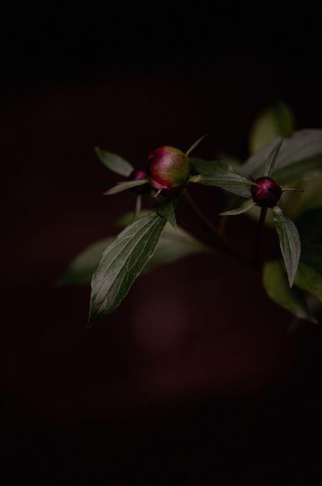
%> input picture img_in/flower.png, 322 x 486 px
$ octave frequencySmoothingTest.m   (GNU Octave 9; MATLAB toolbox functions it lacks are replaced by stand-ins)
%> lines starting %> are read from the running program, lines starting %| are printed output that depends on the picture
### functions/programs/image_smoothing_frequency.m
function [image_result, meshArrays] =  image_smoothing_frequency(img, frequencyType, cutoffFrequency, n, gammaL, gammaH)
    % frequencyType = ['ILPF', 'GLPF', 'BLPF', 'IHPF', 'GHPF', 'BHPF', 'Homomorphic']
    addpath('functions\utils');

    img = im2double(img); % Konversi ke double
    [M, N, numChannels] = size(img); % Mencari ukuran dan jumlah channels dalam gambar

    % Step 1: Mendefinisikan padding parameters (P = 2M and Q = 2N)
    P = 2 * M;
    Q = 2 * N;

    % Inisialisasi padded image
    if numChannels == 1
        % For grayscale images
        pad = padarray(img, [M N], 0, 'post');
    else
        % Untuk gambar RGB, pad setiap chanel warna secara terpisah
        pad = zeros(P, Q, 3);
        for c = 1:3
            pad(:,:,c) = padarray(img(:,:,c), [M N], 0, 'post');
        end
    end

    % Step 2: Menjalankan fungsi Fourier Transform pada padded image
    [fourierSpectrum, ~] = fourier_transform(P, Q, numChannels, pad);

    % Step 3: Memproses filter frekuensi berdasarkan kondisi pemilihan
    meshArrays = filter_processing(frequencyType, P, Q, cutoffFrequency, n, gammaL, gammaH);

    % Step 4: Menerapkan filter pada Fourier-transformed image
    if numChannels == 1
        % Menerapkan filter pada grayscale image
        convResult = meshArrays .* fourierSpectrum;
    else
        % Menerapkan filter pada setiap channel warna dari gambar RGB
        convResult = zeros(P, Q, 3);
        for c = 1:3
            convResult(:,:,c) = meshArrays .* fourierSpectrum(:,:,c);
        end
    end

    % Step 5: Menjalankan invers Fourier Transform untuk mendapatkan filtered image
    if numChannels == 1
        fft_result = ifftshift(convResult);
        image_result = real(ifft2(fft_result)); % Inverse FFT untuk gambar grayscale
    else
        fft_result = zeros(P, Q, 3);
        image_result = zeros(P, Q, 3);
        for c = 1:3
            fft_result(:,:,c) = ifftshift(convResult(:,:,c));
            image_result(:,:,c) = real(ifft2(fft_result(:,:,c))); % Inverse FFT untuk setiap warna channel dari gambar RGB
        end
    end

    % Step 6: Crop gambar pada ukuran original
    if numChannels == 1
        % Crop for grayscale image
        image_result = image_result(1:M, 1:N);
    else
        % Crop each channel of RGB image
        image_result = image_result(1:M, 1:N, :);
    end

### functions/utils/fourier_transform.m
function [fourierSpectrum, fourierDisplay] = fourier_transform(P, Q, numChannels, pad)
    % Menjalankan Fourier Transform pada padded image
        if numChannels == 1
            % Fourier Transform untuk gambar grayscale
            fourierSpectrum = fftshift(fft2(pad));
        else
            % Fourier Transform for setiap channel warna pada gambar RGB
            fourierSpectrum = zeros(P, Q, 3);
            for c = 1:3
                fourierSpectrum(:,:,c) = fftshift(fft2(pad(:,:,c)));
            end
        end

        % Perhitungan magnitude spectrum untuk display
        if numChannels == 1
            fourierDisplay = log(1 + abs(fourierSpectrum));
        else
            % Untuk gambar RGB, hitung magnitude untuk setiap channel warna dan rata-ratakan
            fourierDisplay = log(1 + abs(fourierSpectrum(:,:,1)) + abs(fourierSpectrum(:,:,2)) + abs(fourierSpectrum(:,:,3))) / 3;
        end

### frequencySmoothingTest.m
addpath("functions\io\")
addpath("functions\programs\")
addpath("functions\matrix\")
addpath("functions\img\")
addpath("functions\utils\")

% Load the image
img = imread('img_in\flower.png');
%> img is the input picture: size 486x322x3 uint8; mean R, G, B 17.1, 10, 7.6

% Proses Image Smoothing dengan ranah spasial
fprintf("Image Smoothing dengan memanfaatkan ranah frekuensi\n")
fprintf("Pilih jenis ranah frekuensi:\n")
fprintf("1. Low-Pass Filter\n")
fprintf("2. High-Pass Filter\n")
fprintf("3. Homomorphic Filter\n")
fprintf("\n")
selectedFrequencies = input("Masukkan pilihan (1/2/3): ");
%> the answer given: 1
while selectedFrequencies ~= 1 && selectedFrequencies ~= 2 && selectedFrequencies ~= 3
    fprintf("Pilihan tidak valid\n")
    selectedFilter = input("Masukkan pilihan (1/2/3): ");
end

if selectedFrequencies == 1
    fprintf("Pilih jenis low-pass filter:\n")
    fprintf("1. Ideal Low-Pass Filter (ILPF)\n")
    fprintf("2. Gaussian Low-Pass Filter (GLPF)\n")
    fprintf("3. Butterworth Low-Pass Filter (BLPF)\n")
    fprintf("\n")
    selectedFilter = input("Masukkan pilihan (1/2/3): ");
%> the answer given: 1
    while selectedFilter ~= 1 && selectedFilter ~= 2 &&  selectedFilter ~= 3
        fprintf("Pilihan tidak valid\n")
        selectedFilter = input("Masukkan pilihan (1/2/3): ");
    end

    cutoffFrequency = input("Masukkan nilai Cut-Off Frequency: ");
%> the answer given: 3

    if selectedFilter == 1
        image_smoothing_frequency(img, "ILPF", cutoffFrequency);
%> after the loop in image_smoothing_frequency, `for c = 1:3`:
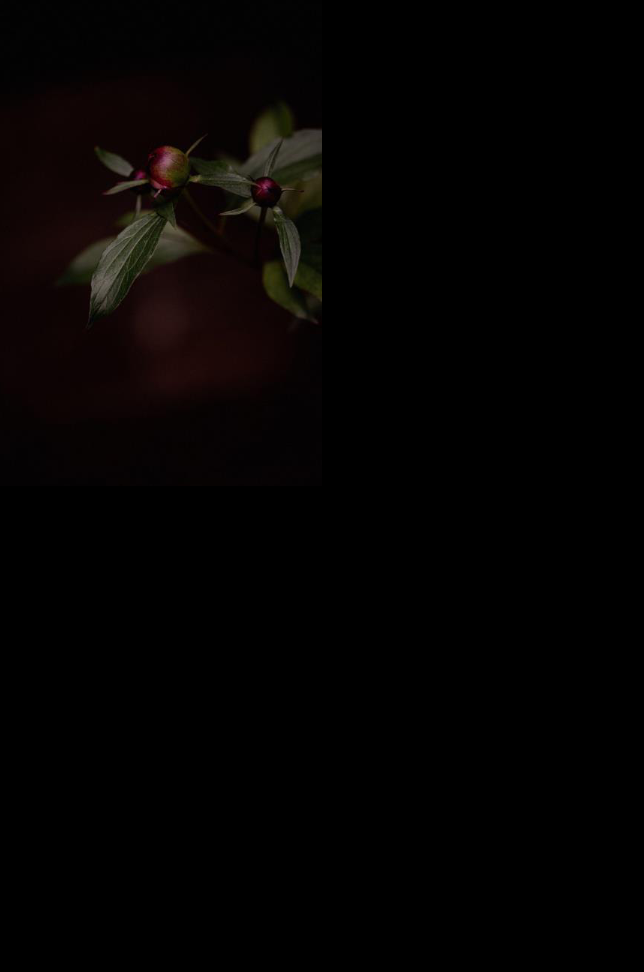
%> pad: size 972x644x3 double; mean R, G, B 0.0168, 0.00984, 0.0074
%> in fourier_transform, `fourierDisplay = log(1 + abs(fourierSpectrum(:,:,1)) + abs(fourierSpec..`:
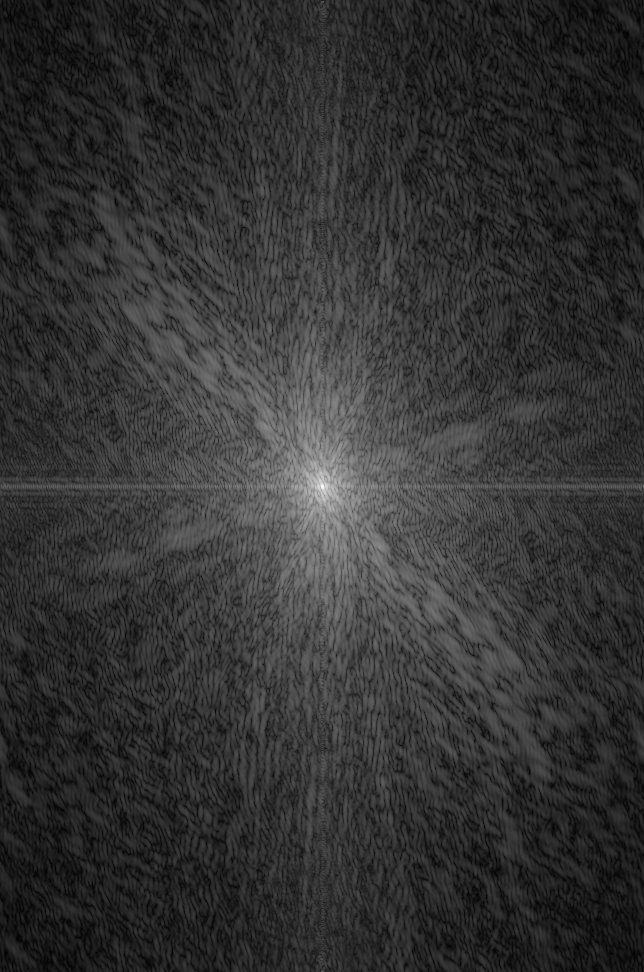
%> fourierDisplay: size 972x644 double; min 0.0478, max 3.32, mean 0.707; drawn with min black and max white
%> the run ends on the next line
